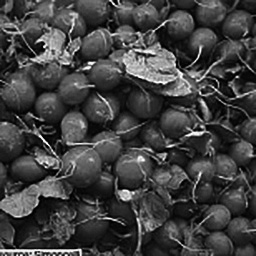
#> input picture 1.~B4/soturon/PSS_PYTHON/backup/samples/radish-mono.jpg, 256 x 256 px, given in place of CountExamp1.o.jpg, which was not available
$ jupyter execute --allow-errors texture_analysis-vsmat.ipynb   (text cells are left out)
#> lines starting #> are read from the running program, lines starting #| are printed output that depends on the picture; pictures that were not available may be replaced by others from this repository, and a replacement may not be noted
### 1.~B4/soturon/PSS_PYTHON/backup/texture_analysis_g.py
'''

	Texture Analysis (Gray Scale Version)

	this is a port of textureSynth/textureAnalysis.m by J. Portilla and E. Simoncelli.
	http://www.cns.nyu.edu/~lcv/texture/


'''

import numpy as np
import matplotlib.pyplot as plt
from scipy.stats import skew, kurtosis
from PIL import Image
import sys, os, copy
import logging

import sutils
import steerable_pyramid_mat as steerable

SCRIPT_NAME = os.path.basename(__file__)
# logging
LOG_FMT = "[%(name)s] %(asctime)s %(levelname)s %(lineno)s %(message)s"
logging.basicConfig(level=logging.DEBUG, format=LOG_FMT)
LOGGER = logging.getLogger(os.path.basename(__file__))

class TextureAnalysis():
	def __init__(self, image, xres, yres, n, k, m):
		self.IMAGE_ARRAY = image # array
		self.XRES = xres # horizontal resolution (must be odd)
		self.YRES = yres # vertical resolution (must be odd)
		self.K = k # num. of orientation
		self.N = n # depth
		self.M = m # window size (must be odd)

		### mean and covariances of original image
		self.MEAN_RGB = np.array([])
		self.COV_RGB = np.array([])

		### marginal statistics of original image
		self.IM_MAR = np.array([])
		self.IM_CA = np.array([])

		## Steerable Pyramid
		self.LR = {}
		self.LR_MAR = np.array([])
		self.LR_MMEAN = 0.
		self.LR_CA = np.array([])

		self.BND = []
		self.BND_M = []
		self.BND_MCOR = []
		self.BND_MMAR = []
		self.BND_R = []
		self.BND_P = []
		self.BND_RP = []
		self.BND_IP = []
		self.H0 = {}
		self.H0_PRO = 0.

		self.COV_LR = np.array([])

		self.CF_MAR = []
		self.CF_CA = []
		self.CF_COUS = []
		self.CF_RCOU = []
		self.CF_CPAR = []
		self.CF_RPAR = []

	'''
		Analyse
	'''
	def analyse(self):
		la = int((self.M -1)/2)
		# marginal statistics of original image.
		self.IM_MAR = sutils.mrg_stats(self.IMAGE_ARRAY)

		# covariance matrix of orignal image
		self.IM_VAR = self.IM_MAR[1]

		# (a1) central auto correlation of image
		self.IM_CA = sutils.get_acorr(self.IMAGE_ARRAY, self.M)


		# add noise (according to textureAnalysis.m)
		# this is not neccesary.

		#noise = np.random.normal(0, 1, self.IMAGE_ARRAY.shape[0] * self.IMAGE_ARRAY.shape[1]).reshape(self.IMAGE_ARRAY.shape[0], self.IMAGE_ARRAY.shape[1])
		#noise = (noise * self.IM_MAR[4] - self.IM_MAR[5]) / 1000.
		#self.IMAGE_ARRAY = self.IMAGE_ARRAY + noise

		#-----------------------------------------
		# create steerable pyramid
		_sp = steerable.SteerablePyramid(self.IMAGE_ARRAY, self.XRES, self.YRES, self.N, self.K, '', '', 0)
		_sp.create_pyramids()

		#-----------------------------------------
		# lowpass residual
		lr = copy.deepcopy(_sp.LR)
		## marginal statistics of LR
		self.LR_MMEAN = np.mean(np.abs(lr['s']))
		## subtract mean : according to textureColorAnalysis.m
		_mean = np.mean(lr['s'].real)
		lr['s'] = lr['s'].real - _mean
		lr['f'] = np.fft.fftshift(np.fft.fft2(lr['s']))
		self.LR = lr
		## marginal statistics of lowpass residual
		## get L0 of LR of small size.(this tric is for synthesis process)
		_s = steerable.SteerablePyramid(lr['s'], lr['s'].shape[1], lr['s'].shape[0], 1, self.K, '', '', 0)
		_s.create_pyramids()

		# initial value of coarse to fine
		im = _s.L0['s'].real
		self.LR_CA = sutils.get_acorr(im, self.M)

		## marginal statistics of LR
		self.LR_MAR = sutils.mrg_stats(im)
		vari = self.LR_CA[la,la]
		## matlabに合わせる．
		if ( vari / self.IM_MAR[1] ) > 1e-6:
			self.LR_MAR[2] = np.mean(im.flatten()**3) / vari**1.5
			self.LR_MAR[3] = np.mean(im.flatten()**4) / vari**2
		else:
			self.LR_MAR[2] = 0
			self.LR_MAR[3] = 3

		#-----------------------------------------
		# bandpass
		bnd = copy.deepcopy(_sp.BND)
		self.BND = bnd

		_b_m, _b_r, _b_i = sutils.trans_b(bnd)
		## marginal statistics of magnitude
		self.BND_MMAR = sutils.mrg_b(_b_m)
		## magnitude
		for i in range(len(_b_m)):
			for k in range(len(_b_m[i])):
				_b_m[i][k] -= np.mean(_b_m[i][k])
		self.BND_M = _b_m
		## central auto-correlation of magnitude (this is 'ace' in textureColorAnalysis.m)
		self.BND_MCOR = sutils.autocorr_b(_b_m, self.M)
		## real values
		self.BND_R = _b_r

		_b_p, _b_rp, _b_ip = sutils.get_parent_g(copy.deepcopy(_sp.BND))
		## maginitude of parent bandpass  (this is 'parent' in textureColorAnalysis.m)
		self.BND_P = _b_p
		## real values of parent bandpass (this is half of 'rparent' in textureColorAnalysis.m)
		self.BND_RP = _b_rp
		## imaginary values of parent bandpass (this is half of 'rparent' in textureColorAnalysis.m)
		self.BND_IP = _b_ip

		#-----------------------------------------
		# highpass residual
		_b = copy.deepcopy(_sp.H0)
		self.H0 = _b
		## marginal statistics of highpass residual
		self.H0_PRO = np.var(_b['s'].real,ddof=0)

		#-----------------------------------------
		# statistics for coarse to fine
		_ms = []
		_ac = []
		_cou = []
		for dp in range(self.N-1, -1, -1):
			# create steerable pyramid (create filters only)
			_z = np.zeros_like(bnd[dp][0]['s'])
			_s = steerable.SteerablePyramid(_z, _z.shape[1], _z.shape[0], 1, self.K, '', '', 0)
			# reconstruct dummy pyramid
			_recon = np.zeros_like(_z)
			for k in range(self.K):
 			#	_recon += _s.B_FILT[0][k] * bnd[dp][k]['f']
				_recon += ( (1j)**(self.K-1) ) * _s.B_FILT[0][k] * np.fft.fftshift( np.fft.fft2( bnd[dp][k]['s'].real ) )
			#	_recon += ( (1j)**(self.K-1) ) * _s.B_FILT[0][k] * bnd[dp][k]['f']
			_recon = _recon * _s.L0_FILT
			_recon = np.fft.ifft2(np.fft.ifftshift(_recon)).real

			# expand
			im = sutils.expand(im, 2).real / 4.
			im = im.real + _recon

			# marginal statistics
			_ms.append(sutils.mrg_stats(im))
			# central auto correlations
			_ac.append(sutils.get_acorr(im, self.M))

		self.CF_MAR = _ms[::-1]
		self.CF_CA = _ac[::-1] # this is 'acr' in textureColorAnalysis.m

		#-----------------------------------------
		# auto correlartion matrix of lowpass residual (2 slided)
		self.COV_LR = sutils.cov_lr_g(self.LR)

		# coarse to fine loop (Get statistics of Bandpass)
		for dp in range(self.N-1, -1, -1):

			# combine colors
			cousins = sutils.cori_b(self.BND_M, dp)
			## save covariance matrices
			_tmp = np.dot(cousins.T, cousins) / cousins.shape[0]
			self.CF_COUS.append(copy.deepcopy(_tmp))

			bnd_r = []
			for k in range(self.K):
				bnd_r.append(self.BND[dp][k]['s'].real)

			rcousins = sutils.cori_bc(bnd_r, dp)
			# save covariance matrices
			_tmp = np.dot(rcousins.T, rcousins) / rcousins.shape[0]
			self.CF_RCOU.append(copy.deepcopy(_tmp))

			if dp < self.N-1:
				parents = self.BND_P[dp]
				# save covariance matrices
				_tmp = np.dot(cousins.T, parents) / cousins.shape[0]
				self.CF_CPAR.append(copy.deepcopy(_tmp))

				rparents = sutils.cori_rp(self.BND_RP, self.BND_IP, dp)
				# save covariance matrices
				_tmp = np.dot(rcousins.T, rparents) / rcousins.shape[0]
				self.CF_RPAR.append(copy.deepcopy(_tmp))


		self.CF_COUS = self.CF_COUS[::-1]
		self.CF_RCOU = self.CF_RCOU[::-1]
		self.CF_RPAR = self.CF_RPAR[::-1]
		self.CF_CPAR = self.CF_CPAR[::-1]

		return None

### 1.~B4/soturon/PSS_PYTHON/sutils.py
import numpy as np
import math
from scipy.stats import skew, kurtosis
from sklearn.decomposition import PCA
import os
import logging

#SCRIPT_NAME = os.path.basename(__file__)

# logging
LOG_FMT = "[%(name)s] %(asctime)s %(levelname)s %(lineno)s %(message)s"
logging.basicConfig(level=logging.DEBUG, format=LOG_FMT)
LOGGER = logging.getLogger(os.path.basename(__file__))

PS = 1e-6

'''
	Upsampling

	this is a port of textureSynth/expand.m by J. Portilla and E. Simoncelli.
	http://www.cns.nyu.edu/~lcv/texture/
	https://github.com/LabForComputationalVision/textureSynth

'''
# [34 lines left out: function expand, not called in this run]


'''
	Downsampling

	this is a port of textureSynth/shrink.m by J. Portilla and E. Simoncelli.
	https://github.com/LabForComputationalVision/textureSynth

	http://www.cns.nyu.edu/~lcv/texture/

'''
# [18 lines left out: function shrink, not called in this run]

'''
	Doubling phases

	this is a port of textureSynth/modskew.m by J. Portilla and E. Simoncelli.
	https://github.com/LabForComputationalVision/textureSynth

'''
# [11 lines left out: function double_phase, not called in this run]

# [11 lines of commented-out code are left out]


'''
	modify skewness

	this is a port of textureSynth/modskew.m by J. Portilla and E. Simoncelli.
	https://github.com/LabForComputationalVision/textureSynth

	http://www.cns.nyu.edu/~lcv/texture/

'''
# [121 lines left out: function mod_skew, not called in this run]


'''
	modify kurtosis

	this is a port of textureSynth/modkurt.m by J. Portilla and E. Simoncelli.
	https://github.com/LabForComputationalVision/textureSynth

	http://www.cns.nyu.edu/~lcv/texture/

'''

# [106 lines left out: functions SNR, mod_kurt, not called in this run]


'''
	modify auto correlation

	this is a port of textureSynth/modacor22.m by J. Portilla and E. Simoncelli.
	https://github.com/LabForComputationalVision/textureSynth

	http://www.cns.nyu.edu/~lcv/texture/

'''
# [70 lines left out: function mod_acorr, not called in this run]


'''
	adjust correlation

	this is a port of textureSynth/adjustCorr1s.m by J. Portilla and E. Simoncelli.
	https://github.com/LabForComputationalVision/textureSynth

	http://www.cns.nyu.edu/~lcv/texture/

'''
# [38 lines left out: function adjust_corr1, not called in this run]


'''
	adjust correlation

	this is a port of textureSynth/adjustCorr2s.m by J. Portilla and E. Simoncelli.
	https://github.com/LabForComputationalVision/textureSynth

	http://www.cns.nyu.edu/~lcv/texture/

'''

# [99 lines left out: functions adjust_corr2s, adjust_corr2, not called in this run]


'''
	calicurate auto correlation

'''
def get_acorr(im, mm):
	_fr = np.fft.fft2(im)
#	_fr = np.fft.fftshift(np.fft.fft2(im))
	_la = np.floor((mm-1)/2)

	_t = np.absolute(_fr)
	_tmp = _t ** 2 / np.prod(_t.shape)
#	_tmp = ( _t - np.mean(_t.flatten()) )**2 / np.prod(_t.shape)
	# important!! auto-correlation
	_tmp = np.fft.ifft2(_tmp)
	_tmp = _tmp.real
	_tmp = np.fft.ifftshift(_tmp)
#	_tmp = np.absolute(_tmp)

	ny = int(_t.shape[0]/2.0)
	nx = int(_t.shape[1]/2.0)

	_sch = min((ny, nx))
	le = int(min((_sch/2-1, _la)))
	ac = _tmp[ny-le: ny+le+1, nx-le: nx+le+1]

	return ac


'''
	covariance matrix of color image(3 channels)

'''
# [15 lines left out: function cov_im, not called in this run]


'''
	means of color image(3 channels)

'''
# [12 lines left out: function mean_im, not called in this run]


'''
	normalized PCA

'''
# [16 lines left out: function get_pca_test, not called in this run]

'''
	normalized PCA

'''
# [33 lines left out: function get_pca, not called in this run]


'''
	(1) marginal statistics
		mean, variance, skewness, kurtosis, range of original image
		variance of highpass residual
'''

def mrg_stats(image):
	image = image.real.flatten()
	_mean = np.mean(image)
	_var  = np.var(image,ddof=1)
	_skew = np.mean(np.mean( (image -_mean)**3 ))/_var**(3/2)
	_kurt = np.mean(np.mean( (image -_mean)**4 ))/_var**(2)
	_max  = np.max(image)
	_min  = np.min(image)

	return [_mean,_var,_skew,_kurt,_max,_min]
'''
def mrg_stats(image):

	_mean = np.mean(image.real.flatten())
	_var = np.var(image.real.flatten())
	_skew = skew(image.real.flatten())
	_kurt = kurtosis(image.real.flatten()) + 3.0 # make same as MATLAB
	_max = np.max(image.real)
	_min = np.min(image.real)

	return [ _mean, _var, _skew, _kurt, _max, _min ]

'''
'''
	auto-correlation of lowpass residual (Color Version)

'''
# [13 lines left out: function cov_lr, not called in this run]

'''
	conbine slided residuals (Color Version)
'''
# [16 lines left out: function get_2slide, not called in this run]


'''
	auto-correlation of lowpass residual (Gray Version)

'''
# [11 lines left out: function cov_lr_g, not called in this run]


'''
	conbine slided residuals (Gary Version)
'''
# [14 lines left out: function get_2slide_g, not called in this run]


'''
	get magnitude and real values of bandpass

'''
# [23 lines left out: function trans_b, not called in this run]


'''
	get parents of bandpass (Color)

'''
# [39 lines left out: function get_parent, not called in this run]


'''
	get parents of bandpass (Gray)

'''
# [26 lines left out: function get_parent_g, not called in this run]


'''
	central auto-correlation of magnitude of bandpass

'''
# [9 lines left out: function autocorr_b, not called in this run]


'''
	marginal statistics of magnitude of bandpass

'''
# [9 lines left out: function mrg_b, not called in this run]


'''
	combine colors	(color version)

'''
# [88 lines left out: functions cclr_b, cclr_bc, cclr_p, cclr_rp, not called in this run]


'''
	separate colors

'''
# [17 lines left out: function sclr_b, not called in this run]


'''
	combine orientations (Gray Only)

'''
# [47 lines left out: functions cori_b, cori_bc, cori_rp, not called in this run]


'''
	separate orientations (Gray ony)

'''
# [12 lines left out: function sori_b, not called in this run]

'''
	Create mirrored image

'''
def pad_reflect(image):
	image1 = np.pad(image, [[int(image.shape[0]/2), int(image.shape[0]/2)], [int(image.shape[1]/2), int(image.shape[1]/2)]] , 'reflect')
	return image1


# [13 lines left out: function mkAngle, not called in this run]

### 1.~B4/soturon/PSS_PYTHON/steerable_pyramid_mat.py
from PIL import Image
import matplotlib.pyplot as plt
import numpy as np
import Steerable_pyramid_filtonly as st_filt

class SteerablePyramid():
    def __init__(self, image, xres, yres, n, k, image_name, out_path, verbose):
        self.XRES = xres # horizontal resolution
        self.YRES = yres # vertical resolution
        self.IMAGE_ARRAY = np.asarray(image, dtype='complex')
        self.IMAGE_NAME = image_name

        #		self.OUT_PATH = out_path # path to the directory for saving images.
        self.OUT_PATH = out_path + '/{}' # path to the directory for saving images.

        ## validation of num. of orientaion
        self.Ks = [4, 6, 8, 10, 12, 15, 18, 20, 30, 60]
        if not k in self.Ks:
#            LOGGER.error('illegal number of orientation: {}'.format(str(k)))
            raise ValueError('illegal number of orientation: {}'.format(str(k)))

        self.K = k # num. of orientation
        ## validation of depth
        _tmp = np.log2(np.min(np.array([xres, yres])))

        if n  > _tmp - 1:
#            LOGGER.error('illegal depth: {}'.format(str(n)))
            raise ValueError('illegal depth: {}'.format(str(n)))
        self.N = n # depth
        self.verbose = verbose # verbose

        # Filters
        self.H0_FILT = np.array([])
        self.L0_FILT = np.array([])
        self.L_FILT = []
        self.H_FILT = []
        self.B_FILT = []

        # Pyramids
        self.H0 = {'f':None, 's':None}
        self.L0 = {'f':None, 's':None}
        self.LR = {'f':None, 's':None}
        self.BND = []
        self.LOW = [] #L1, ...LN

        h0_filt,l0_filt,nbfilts,lfilts = st_filt.buildSCFpyr_Filt(self.XRES,self.YRES,ht=self.N,nbands=self.K,twidth=1)

        # deforme nbfilts[N][K,filt_xres,filt_yres]  to [N][K][filt_xres,filt_yres]
        nbfilts = [ bfilt for bfilt in [bfilts for bfilts in nbfilts ]]

        self.H0_FILT = h0_filt
        self.L0_FILT = l0_filt
        self.L_FILT  = lfilts
        self.B_FILT  = nbfilts

    # create steerable pyramid
    # [112 lines left out: functions create_pyramids, collapse_pyramids, not called in this run]

### 1.~B4/soturon/PSS_PYTHON/backup/texture_analysis-vsmat.ipynb
[cell 1]
import numpy as np
import matplotlib.pyplot as plt
from numpy.linalg import LinAlgError
from scipy.stats import skew, kurtosis
from PIL import Image
import sys, os
import logging
import argparse, copy
import time
import sutils
import steerable_pyramid_mat as steerable
import texture_analysis_g as ta
import scipy.io
from pandas import DataFrame as df
logger = logging.getLogger()
logger.setLevel(level=50)

[cell 2]
class my_arg:
    def __init__(self):
        self.orig_img = "periodic/CountExamp1.o.jpg"
        self.out_dir = "tmp"
        self.num_depth = 4
        self.num_ori = 4
        self.num_neighbor = 7
        self.iter = 100
args = my_arg()

arg = my_arg()
iter = arg.iter
orig_img = arg.orig_img
out_dir  = arg.out_dir
num_depth= arg.num_depth
num_ori  = arg.num_ori
num_neighbor = arg.num_neighbor

im = np.array(Image.open(args.orig_img).convert("L"))
#> im is the input picture: shape (256, 256); min 0, max 254, mean 64.8

resol_x = im.shape[1]
#> resol_x = 256
resol_y = im.shape[0]
#> resol_y = 256

__file__ = "aa"
LOG_FMT = "[%(name)s] %(asctime)s %(levelname)s %(lineno)s %(message)s"
logging.basicConfig(level=logging.DEBUG, format=LOG_FMT)
LOGGER = logging.getLogger(os.path.basename(__file__))

#> (a cell that did not finish here is left out)

#> (a cell that did not finish here is left out)

#> (a cell that did not finish here is left out)

[cell 6]
orig_data = ta.TextureAnalysis(im, resol_x, resol_y, arg.num_depth, arg.num_ori, arg.num_neighbor)
orig_data.analyse()
#> in analyse, `self.IM_MAR = sutils.mrg_stats(self.IMAGE_ARRAY)`: self.IM_MAR = [64.76, 2137, 1.09, 4.13, 254, 0]
#> in analyse, `self.IM_VAR = self.IM_MAR[1]`: self.IM_VAR = 2137
#> in get_acorr, `_t = np.absolute(_fr)`:
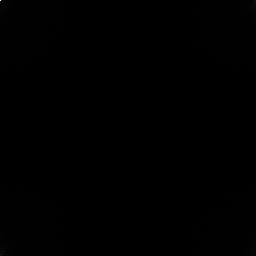
#> _t: shape (256, 256) float64; min 5.49, max 4244267, mean 4884.6; drawn with min black and max white
#> in get_acorr, `_tmp = _tmp.real`:
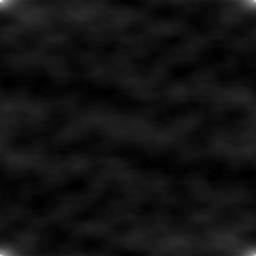
#> _tmp: shape (256, 256) float64; min 4025.9, max 6331.2, mean 4194.2; drawn with min black and max white
#> in get_acorr, `_tmp = np.fft.ifftshift(_tmp)`:
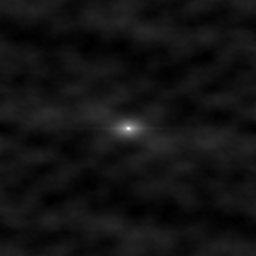
#> _tmp: shape (256, 256) float64; min 4025.9, max 6331.2, mean 4194.2; drawn with min black and max white
#> (the call stopped at in __init__, `h0_filt,l0_filt,nbfilts,lfilts = st_filt.buildSCFpyr_Filt(self.XRES,se..`: Steerable_pyramid_filtonly is not available in this run)

[cell 7]
N = 4
K = 4
M = 7

#> (a cell that did not finish here is left out)

[cell 9]
param_count = np.zeros([10])

[cell 10]
param_count[0] = 6

#> (a cell that did not finish here is left out)

[cell 12]
df(orig_data.IM_MAR).T
#> Out = table of 1 rows and 6 columns

[cell 13]
param_count[1] = 2 * (N+1)

#> (a cell that did not finish here is left out)

#> (a cell that did not finish here is left out)

[cell 16]
orig_data.LR_MAR[2:4]
#> Out = empty array

[cell 17]
param_count[2] = (N+1) * (M**2 + 1)/2

#> (a cell that did not finish here is left out)

#> (a cell that did not finish here is left out)

#> (a cell that did not finish here is left out)

[cell 21]
df(orig_data.LR_CA)
#> Out = table of 0 rows and 1 columns

#> (a cell that did not finish here is left out)

#> (a cell that did not finish here is left out)

#> (a cell that did not finish here is left out)

[cell 25]
param_count[3] =  N * K * (M**2 + 1)/2

[cell 26]
params[3].shape

[cell 27]
df(params[3][:,:,0,3])

[cell 28]
df(orig_data.BND_MCOR[0][3])

[cell 29]
param_count[4] = N * K

[cell 30]
params[4].shape #H0 とL0 が含まれているため． 16 + 2

[cell 31]
df(params[4].reshape(1,-1))

[cell 32]
df(np.array(orig_data.BND_MMAR)[:,:,0].flatten()).T

[cell 33]
params[4].reshape(-1)[1:17] - np.array(orig_data.BND_MMAR)[:,:,0].flatten()

[cell 34]
param_count[5] = N*(K*(K-1))/2

[cell 35]
params[5].shape

[cell 36]
df(params[5][:,:,0])

[cell 37]
df(orig_data.CF_COUS[0])

[cell 38]
param_count[6] = K*K*(N-1)

[cell 39]
print(params[6].shape)

[cell 40]
params[6][:,:,2]

[cell 41]
orig_data.CF_CPAR

[cell 42]
param_count[7] = N*(K*(K-1))/2

[cell 43]
params[7].shape

[cell 44]
df(params[7][:,:,1])

[cell 45]
orig_data.CF_RCOU[1]

[cell 46]
param_count[8] = 2*K*K*(N-1)

[cell 47]
print(params[8].shape)

[cell 48]
complex(0,1)

[cell 49]
df(params[8][:,:,0])

[cell 50]
df(orig_data.CF_RPAR[0])

[cell 51]
param_count[9] = 1

[cell 52]
params[9]

[cell 53]
orig_data.H0_PRO
